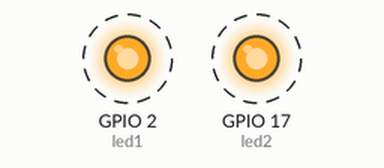
Bench run of a sketch on a simulated ESP32. Parts: output pins drawn as LEDs (lit = HIGH). Dashed ring = blinking.

Above: at 0.2 s.
Timing chart, 0 to 3.0 s (numbered marks = the images above):
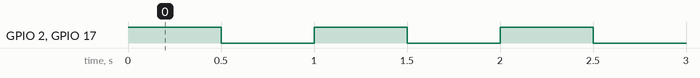

Measured:
- by itself, GPIO 2 (led1), GPIO 17 (led2): alternates HIGH for 0.50 s and LOW for 0.50 s

The sketch:

SoftAP.ino
```cpp
/*
Programming Instruction:
------------------------
* 5V supply switch on programmer
* PA0 is pulled to ground (jumper)
* Permissions:  $ sudo chmod a+rw /dev/ttyUSB0
* External 5V power on board
* Then remove jumper and restart power
*/

#include <stdio.h>
#include <WiFi.h>

const int led1 =  2;        // the number of the LED pin
const int led2 =  17;       // the number of the LED pin

void setup() {
  // initialize the LEDs pins as an output:
  pinMode(led1, OUTPUT);
  pinMode(led2, OUTPUT);
}

void loop() {
        digitalWrite(led1, HIGH);
        digitalWrite(led2, HIGH);
        delay(500);
        digitalWrite(led1, LOW);
        digitalWrite(led2, LOW);
        delay(500);
}
```
